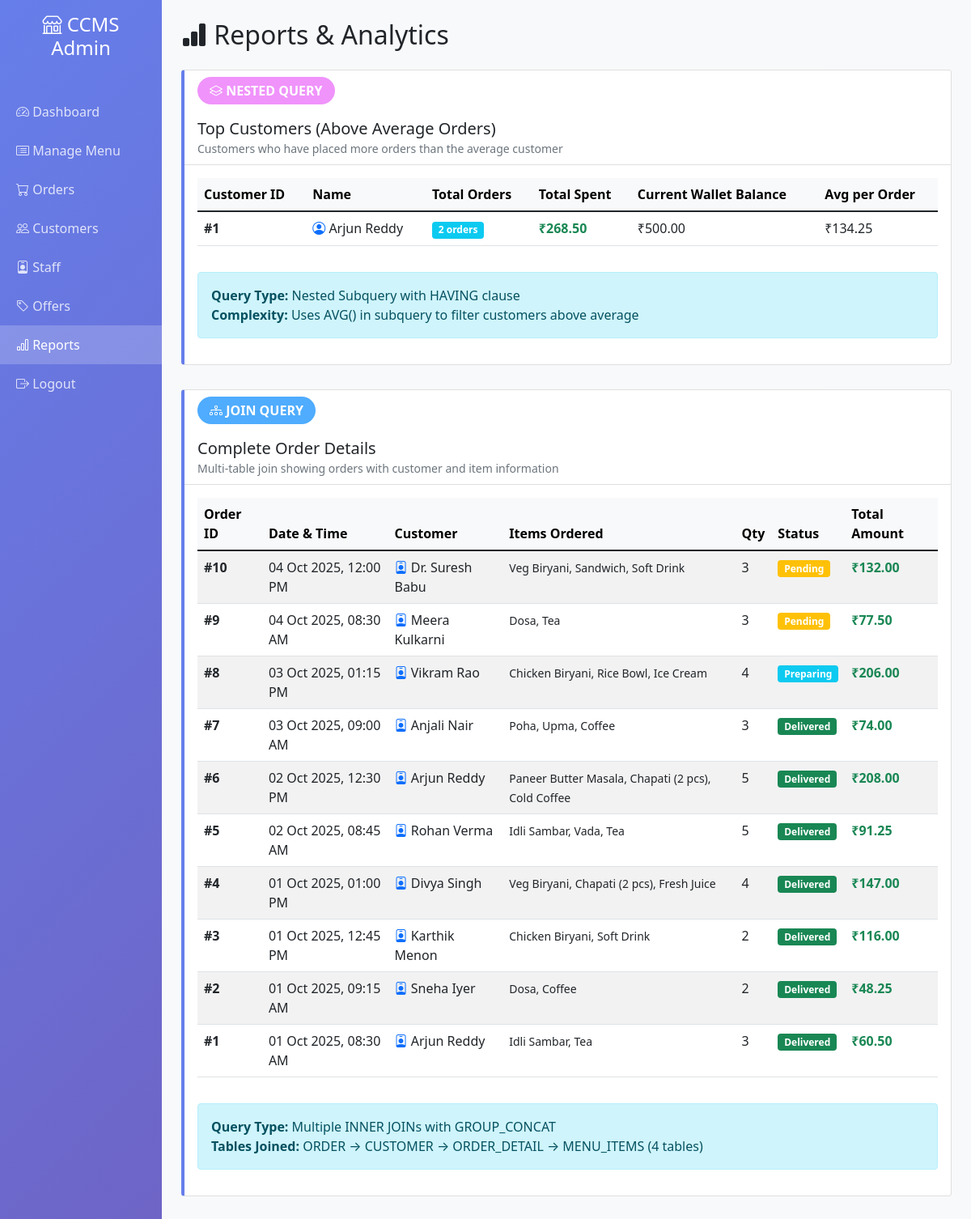
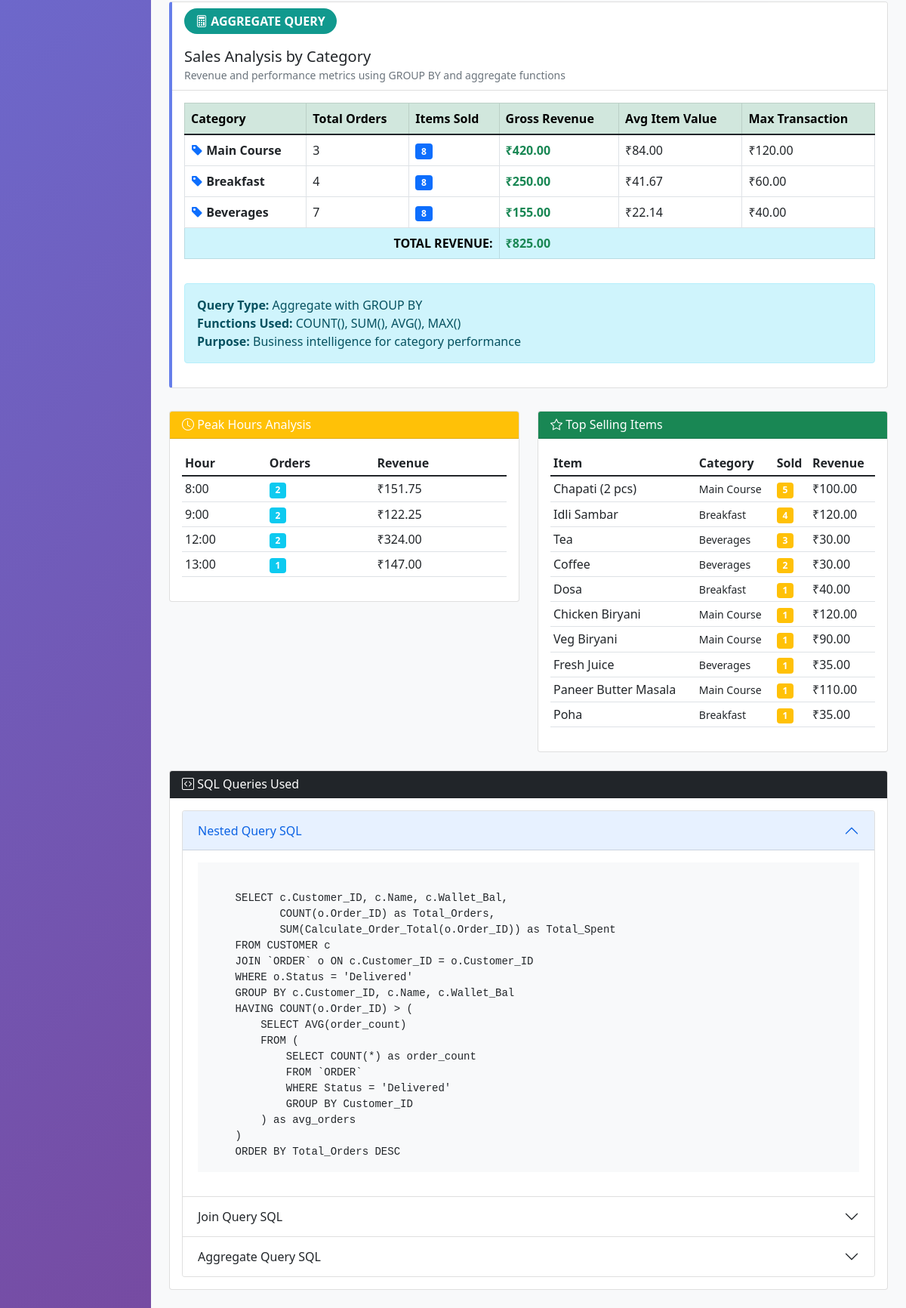
Screenshot of /UI/admin/reports.php (signed in) with the database file from the repository (2 pictures, top to bottom).
### tables this page shows
CREATE TABLE CUSTOMER (
    Customer_ID INT PRIMARY KEY AUTO_INCREMENT,
    Name VARCHAR(100) NOT NULL,
    DOB DATE,
    Wallet_Bal DECIMAL(10, 2) DEFAULT 0.00,
    Is_Active BOOLEAN DEFAULT TRUE
);

CREATE TABLE `ORDER` (
    Order_ID INT PRIMARY KEY AUTO_INCREMENT,
    Date_Time DATETIME NOT NULL,
    Status VARCHAR(50),
    Customer_ID INT,
    FOREIGN KEY (Customer_ID) REFERENCES CUSTOMER(Customer_ID) ON DELETE SET NULL
);

### UI/admin/reports.php (the view, shortened to what the rows shown need)
<?php
$conn = getDBConnection();
$nested_query = "
    SELECT c.Customer_ID, c.Name, c.Wallet_Bal,
           COUNT(o.Order_ID) as Total_Orders,
           SUM(Calculate_Order_Total(o.Order_ID)) as Total_Spent
    FROM CUSTOMER c
    JOIN `ORDER` o ON c.Customer_ID = o.Customer_ID
    WHERE o.Status = 'Delivered'
    GROUP BY c.Customer_ID, c.Name, c.Wallet_Bal
    HAVING COUNT(o.Order_ID) > (
        SELECT AVG(order_count)
        FROM (
            SELECT COUNT(*) as order_count
            FROM `ORDER`
            WHERE Status = 'Delivered'
            GROUP BY Customer_ID
        ) as avg_orders
    )
    ORDER BY Total_Orders DESC
";
$nested_result = $conn->query($nested_query);
$join_query = "
    SELECT
        o.Order_ID,
        o.Date_Time,
        c.Name AS Customer_Name,
        c.Customer_ID,
        GROUP_CONCAT(mi.Name SEPARATOR ', ') AS Items,
        SUM(od.Quantity) AS Total_Items,
        o.Status,
        Calculate_Order_Total(o.Order_ID) AS Order_Total
    FROM `ORDER` o
    JOIN CUSTOMER c ON o.Customer_ID = c.Customer_ID
    JOIN ORDER_DETAIL od ON o.Order_ID = od.Order_ID
    JOIN MENU_ITEMS mi ON od.Item_ID = mi.Item_ID
    GROUP BY o.Order_ID, o.Date_Time, c.Name, c.Customer_ID, o.Status
    ORDER BY o.Date_Time DESC
    LIMIT 20
";
$join_result = $conn->query($join_query);
?>
<!DOCTYPE html>
<html lang="en">
<head>
    <link href="https://cdn.jsdelivr.net/npm/bootstrap@5.1.3/dist/css/bootstrap.min.css" rel="stylesheet">
    <link rel="stylesheet" href="https://cdn.jsdelivr.net/npm/bootstrap-icons@1.7.2/font/bootstrap-icons.css">
</head>
<body>
    <div class="container-fluid">
        <div class="row">
            <div class="col-md-10 p-4">
                <h2 class="mb-4"><i class="bi bi-bar-chart-fill"></i> Reports & Analytics</h2>
                <div class="card report-card">
                    <div class="card-body">
                        <div class="table-responsive">
                            <table class="table table-hover">
                                <thead class="table-light">
                                    <tr>
                                        <th>Customer ID</th>
                                        <th>Name</th>
                                        <th>Total Orders</th>
                                        <th>Total Spent</th>
                                        <th>Current Wallet Balance</th>
                                        <th>Avg per Order</th>
                                    </tr>
                                </thead>
                                <tbody>
                                    <?php
                                    if ($nested_result->num_rows > 0):
                                        while ($row = $nested_result->fetch_assoc()):
                                            $avg_per_order = $row['Total_Spent'] / $row['Total_Orders'];
                                    ?>
                                    <tr>
                                        <td><strong>#<?php echo $row['Customer_ID']; ?></strong></td>
                                        <td>
                                            <i class="bi bi-person-circle text-primary"></i>
                                            <?php echo $row['Name']; ?>
                                        </td>
                                        <td>
                                            <span class="badge bg-info"><?php echo $row['Total_Orders']; ?> orders</span>
                                        </td>
                                        <td class="text-success fw-bold">₹<?php echo number_format($row['Total_Spent'], 2); ?></td>
                                        <td>₹<?php echo number_format($row['Wallet_Bal'], 2); ?></td>
                                        <td>₹<?php echo number_format($avg_per_order, 2); ?></td>
                                    </tr>
                                    <?php
                                        endwhile;
                                    else:
                                    ?>
                                    <tr>
                                        <td colspan="6" class="text-center text-muted">No data available</td>
                                    </tr>
                                    <?php endif; ?>
                                </tbody>
                            </table>
                        </div>
                    </div>
                </div>
                <div class="card report-card">
                    <div class="card-body">
                        <div class="table-responsive">
                            <table class="table table-striped">
                                <thead class="table-light">
                                    <tr>
                                        <th>Order ID</th>
                                        <th>Date & Time</th>
                                        <th>Customer</th>
                                        <th>Items Ordered</th>
                                        <th>Qty</th>
                                        <th>Status</th>
                                        <th>Total Amount</th>
                                    </tr>
                                </thead>
                                <tbody>
                                    <?php while ($row = $join_result->fetch_assoc()): ?>
                                    <tr>
                                        <td><strong>#<?php echo $row['Order_ID']; ?></strong></td>
                                        <td><?php echo date('d M Y, h:i A', strtotime($row['Date_Time'])); ?></td>
                                        <td>
                                            <i class="bi bi-person-badge text-primary"></i>
                                            <?php echo $row['Customer_Name']; ?>
                                        </td>
                                        <td><small><?php echo $row['Items']; ?></small></td>
                                        <td><?php echo $row['Total_Items']; ?></td>
                                        <td>
                                            <?php
                                            $badge_class = [
                                                'Pending' => 'warning',
                                                'Preparing' => 'info',
                                                'Delivered' => 'success',
                                                'Cancelled' => 'danger'
                                            ];
                                            $class = $badge_class[$row['Status']] ?? 'secondary';
                                            ?>
                                            <span class="badge bg-<?php echo $class; ?>"><?php echo $row['Status']; ?></span>
                                        </td>
                                        <td class="fw-bold text-success">₹<?php echo number_format($row['Order_Total'], 2); ?></td>
                                    </tr>
                                    <?php endwhile; ?>
                                </tbody>
                            </table>
                        </div>
                    </div>
                </div>
                <div class="card report-card">
                    <div class="card-body">
                        <div class="table-responsive">
                            <table class="table table-bordered">
                                <thead class="table-success">
                                    <tr>
                                        <th>Category</th>
                                        <th>Total Orders</th>
                                        <th>Items Sold</th>
                                        <th>Gross Revenue</th>
                                        <th>Avg Item Value</th>
                                        <th>Max Transaction</th>
                                    </tr>
                                </thead>
                            </table>
                        </div>
                    </div>
                </div>
                <div class="row">
                    <div class="col-md-6">
                        <div class="card">
                            <div class="card-body">
                                <table class="table table-sm">
                                    <thead>
                                        <tr>
                                            <th>Hour</th>
                                            <th>Orders</th>
                                            <th>Revenue</th>
                                        </tr>
                                    </thead>
                                </table>
                            </div>
                        </div>
                    </div>
                    <div class="col-md-6">
                        <div class="card">
                            <div class="card-body">
                                <table class="table table-sm">
                                    <thead>
                                        <tr>
                                            <th>Item</th>
                                            <th>Category</th>
                                            <th>Sold</th>
                                            <th>Revenue</th>
                                        </tr>
                                    </thead>
                                </table>
                            </div>
                        </div>
                    </div>
                </div>
                <div class="card mt-4">
                    <div class="card-body">
                        <div class="accordion" id="queryAccordion">
                            <div class="accordion-item">
                                <h2 class="accordion-header">
                                    <button class="accordion-button" type="button" data-bs-toggle="collapse" data-bs-target="#nestedSQL">
                                        Nested Query SQL
                                    </button>
                                </h2>
                            </div>
                            <div class="accordion-item">
                                <h2 class="accordion-header">
                                    <button class="accordion-button collapsed" type="button" data-bs-toggle="collapse" data-bs-target="#joinSQL">
                                        Join Query SQL
                                    </button>
                                </h2>
                            </div>
                            <div class="accordion-item">
                                <h2 class="accordion-header">
                                    <button class="accordion-button collapsed" type="button" data-bs-toggle="collapse" data-bs-target="#aggregateSQL">
                                        Aggregate Query SQL
                                    </button>
                                </h2>
                            </div>
                        </div>
                    </div>
                </div>
            </div>
        </div>
    </div>
</body>
</html>

### rows the page displays
customer: Customer_ID "1", Name "Arjun Reddy", Total_Orders "2", Total_Spent "268.50", Wallet_Bal "500.00", avg_per_order "134.25"
order: Order_ID "10", Date_Time "04 Oct 2025, 12:00 PM", Customer_ID.Name "Dr. Suresh Babu", Items "Veg Biryani, Sandwich, Soft Drink", Total_Items "3", Status "Pending", Order_Total "132.00"
order: Order_ID "9", Date_Time "04 Oct 2025, 08:30 AM", Customer_ID.Name "Meera Kulkarni", Items "Dosa, Tea", Total_Items "3", Status "Pending", Order_Total "77.50"
order: Order_ID "8", Date_Time "03 Oct 2025, 01:15 PM", Customer_ID.Name "Vikram Rao", Items "Chicken Biryani, Rice Bowl, Ice Cream", Total_Items "4", Status "Preparing", Order_Total "206.00"
order: Order_ID "7", Date_Time "03 Oct 2025, 09:00 AM", Customer_ID.Name "Anjali Nair", Items "Poha, Upma, Coffee", Total_Items "3", Status "Delivered", Order_Total "74.00"
order: Order_ID "6", Date_Time "02 Oct 2025, 12:30 PM", Customer_ID.Name "Arjun Reddy", Items "Paneer Butter Masala, Chapati (2 pcs), Cold Coffee", Total_Items "5", Status "Delivered", Order_Total "208.00"
order: Order_ID "5", Date_Time "02 Oct 2025, 08:45 AM", Customer_ID.Name "Rohan Verma", Items "Idli Sambar, Vada, Tea", Total_Items "5", Status "Delivered", Order_Total "91.25"
order: Order_ID "4", Date_Time "01 Oct 2025, 01:00 PM", Customer_ID.Name "Divya Singh", Items "Veg Biryani, Chapati (2 pcs), Fresh Juice", Total_Items "4", Status "Delivered", Order_Total "147.00"
order: Order_ID "3", Date_Time "01 Oct 2025, 12:45 PM", Customer_ID.Name "Karthik Menon", Items "Chicken Biryani, Soft Drink", Total_Items "2", Status "Delivered", Order_Total "116.00"
order: Order_ID "2", Date_Time "01 Oct 2025, 09:15 AM", Customer_ID.Name "Sneha Iyer", Items "Dosa, Coffee", Total_Items "2", Status "Delivered", Order_Total "48.25"
order: Order_ID "1", Date_Time "01 Oct 2025, 08:30 AM", Customer_ID.Name "Arjun Reddy", Items "Idli Sambar, Tea", Total_Items "3", Status "Delivered", Order_Total "60.50"

### other values shown
$row['Category'] "Main Course"
$row['Total_Orders'] "3"
$row['Items_Sold'] "8"
$row['Gross_Revenue'] "420.00"
$row['Avg_Item_Value'] "84.00"
$row['Max_Transaction'] "120.00"
$row['Category'] "Breakfast"
$row['Total_Orders'] "4"
$row['Gross_Revenue'] "250.00"
$row['Avg_Item_Value'] "41.67"
$row['Max_Transaction'] "60.00"
$row['Category'] "Beverages"
$row['Total_Orders'] "7"
$row['Gross_Revenue'] "155.00"
$row['Avg_Item_Value'] "22.14"
